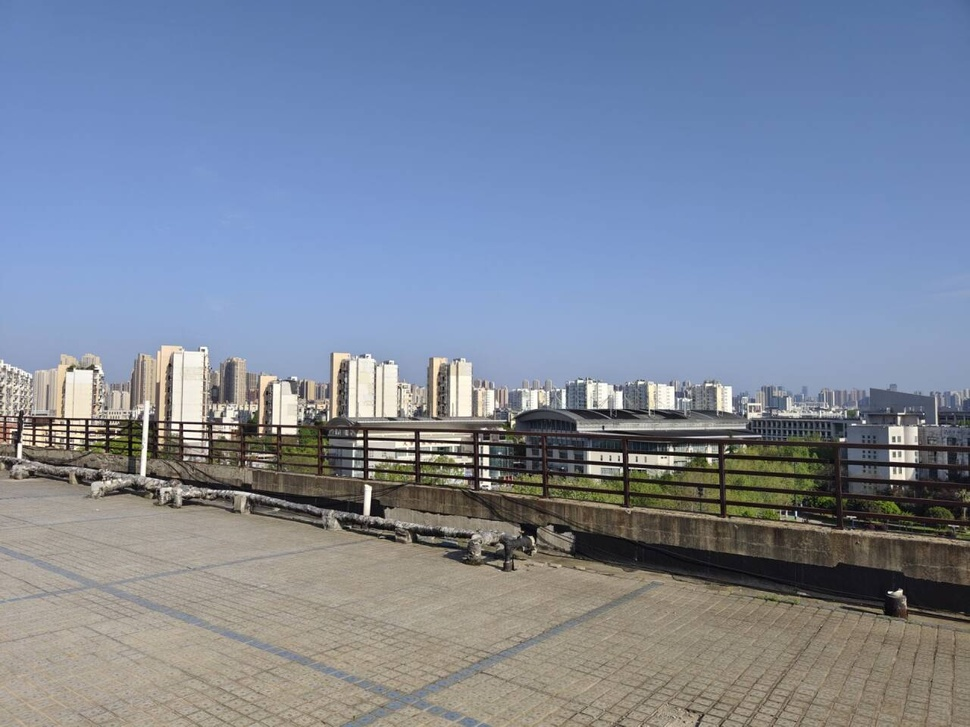
#> input picture openCVclass/my.jpg, 970 x 727 px, shrunk from 1280 x 960 before the run
$ python test1B_2.py
#> lines starting #> are read from the running program, lines starting #| are printed output that depends on the picture
#> further down, img is the input picture: shape (727, 970, 3); mean B, G, R 154.6, 135.6, 124.6
#
#
import matplotlib.pyplot as plt
import cv2
import numpy as np

# 设置字体
plt.rcParams['font.sans-serif'] = ['SimHei']  # 选择字体
plt.rcParams['axes.unicode_minus'] = False   # 解决负号显示问题

# 手动添加高斯噪声的函数
def gasuss_noise(image, mean=0, var=0.001):
    '''
    手动添加高斯噪声
    mean : 均值
    var : 方差
    '''
#> called with mean = 0, var = 0.001
    image = np.array(image / 255, dtype=float)
    noise = np.random.normal(mean, var ** 0.5, image.shape)  # 正态分布
    out = image + noise
    out = np.clip(out, 0, 1.0)  # 限制值的范围在0-1之间
    out = np.uint8(out * 255)
    return out

# 读取图像并生成高斯噪声图像
img = cv2.imread('my.jpg')
noisy_img = gasuss_noise(img)

# 将带噪声的图像保存为文件
cv2.imwrite('my_gasuss_noise.jpg', noisy_img)

# 读取带噪声的图像
img_noise = cv2.imread('my_gasuss_noise.jpg')

# 图像平滑处理
############均值滤波
img_mean = cv2.blur(img_noise, (5, 5))
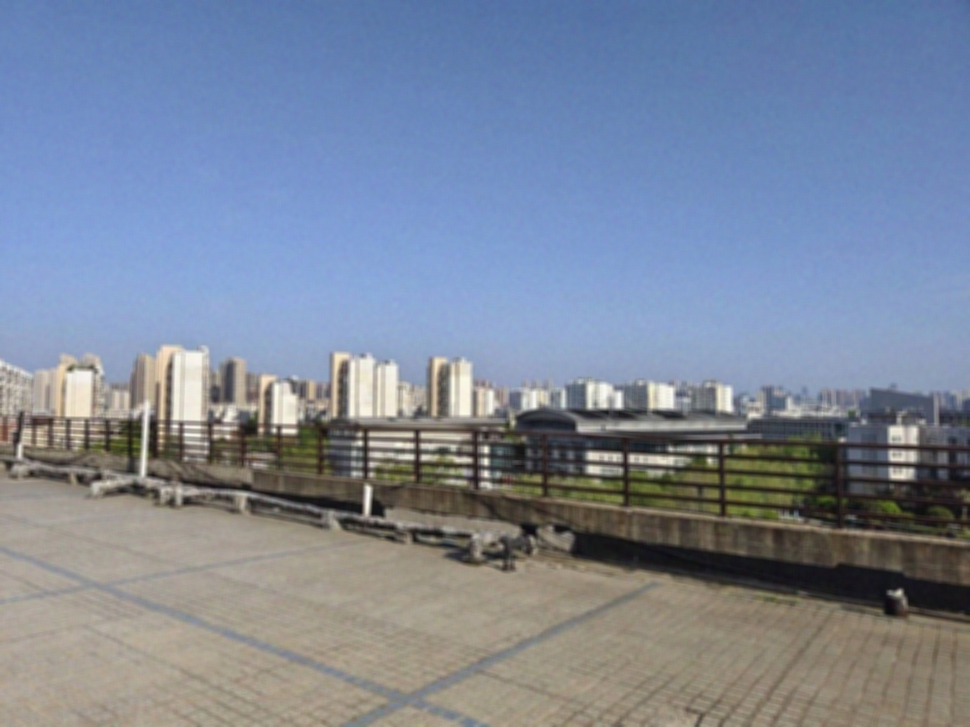
#> img_mean: shape (727, 970, 3); mean B, G, R 154.1, 135.1, 124.1

###########方框滤波
img_box = cv2.boxFilter(img_noise, -1, (5, 5), normalize=1)

##############高斯滤波
img_gaussian = cv2.GaussianBlur(img_noise, ksize=(3,3), sigmaX=1.2, sigmaY=0.8)

# 显示图像对比
titles = ['原始图像', '带噪声图像', '均值滤波', '方框滤波', '高斯滤波']
images = [img, img_noise, img_mean, img_box, img_gaussian]

plt.figure(figsize=(10, 8))

for i in range(5):
    plt.subplot(2, 3, i + 1)
    plt.imshow(cv2.cvtColor(images[i], cv2.COLOR_BGR2RGB))  # 转换为RGB显示
    plt.title(titles[i])
    plt.xticks([]), plt.yticks([])

plt.tight_layout()
plt.show()
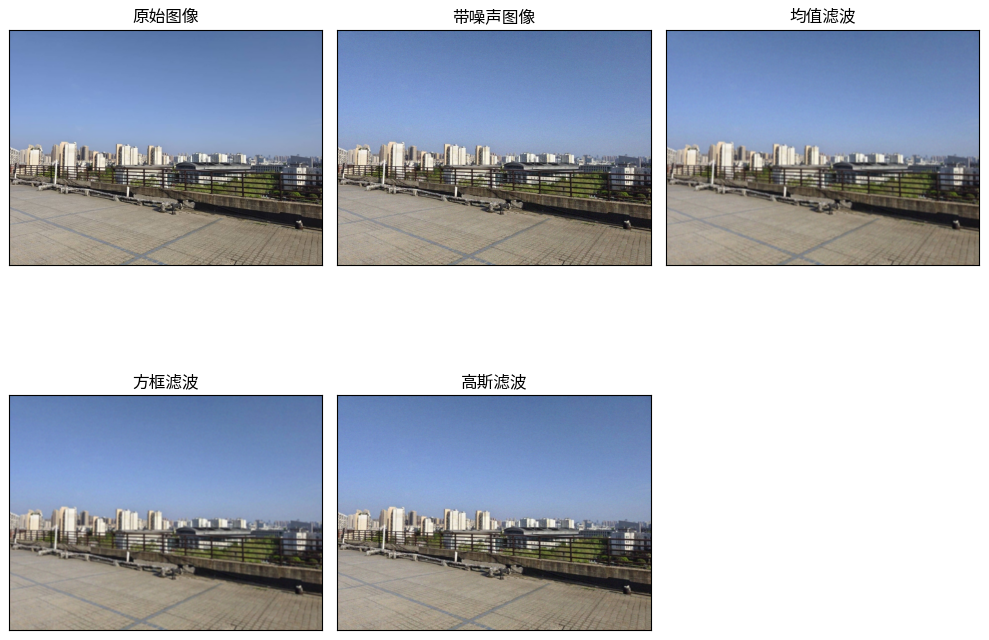
#> figure drawn by matplotlib, 5 panels
